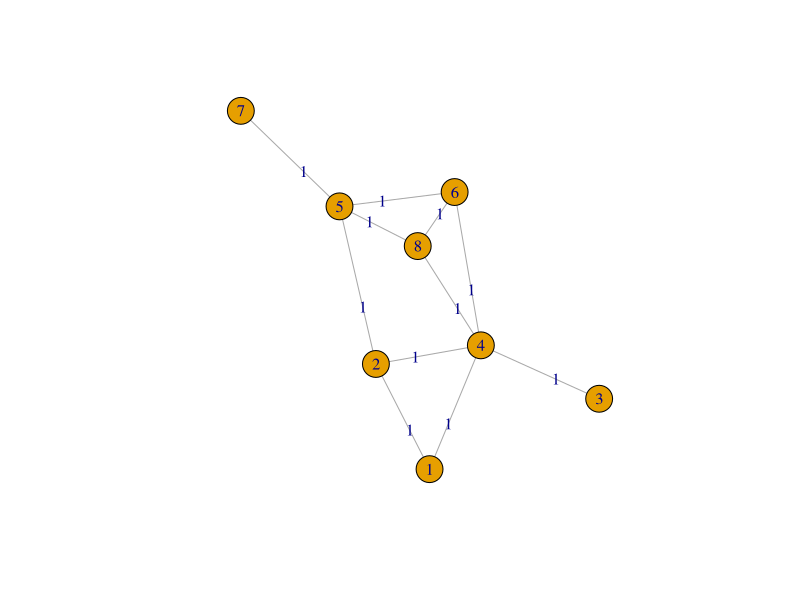
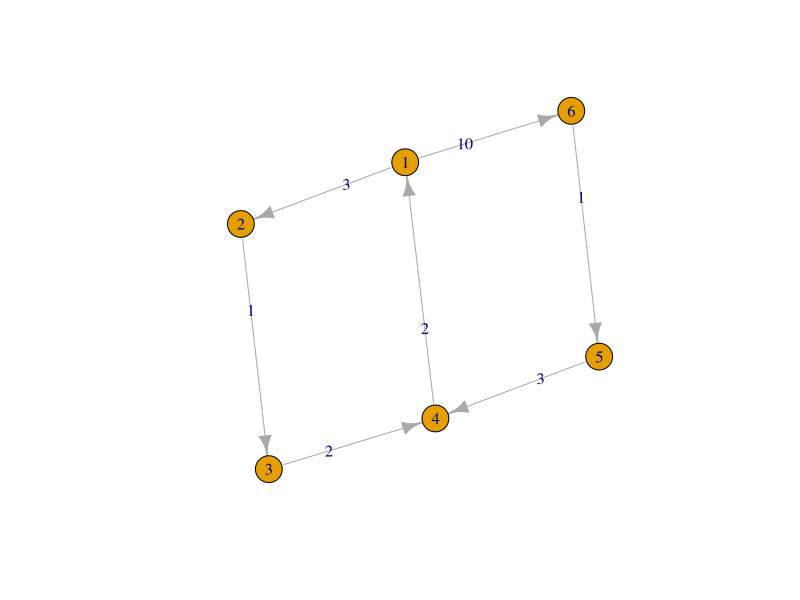
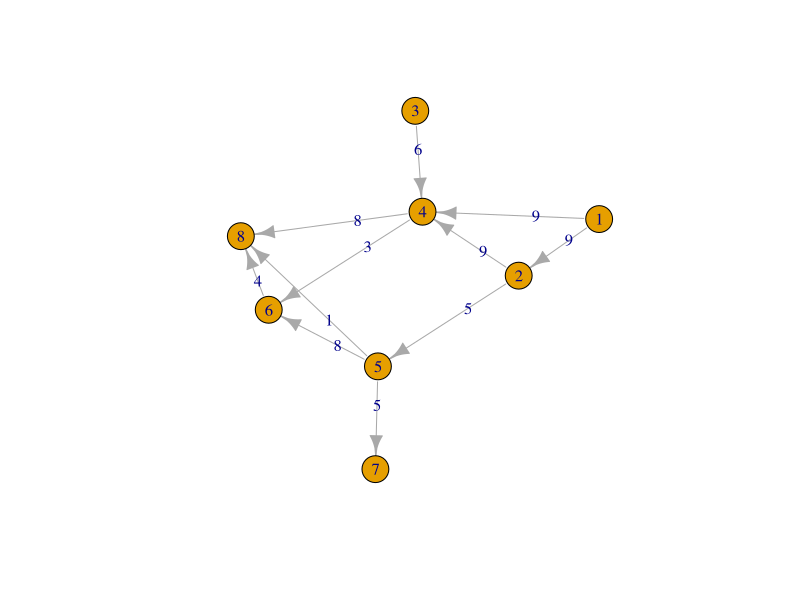

Source code (R) for these figures, in order:
# R-package to plot and work with graphs
library(igraph)

# example 1: adjacency matrix of undirected graph
m = matrix(0, 8, 8)
m[1,2] = m[2,1] = 1
m[1,4] = m[4,1] = 1
m[2,4] = m[4,2] = 1
m[2,5] = m[5,2] = 1
m[3,4] = m[4,3] = 1
m[4,6] = m[6,4] = 1
m[4,8] = m[8,4] = 1
m[5,6] = m[6,5] = 1
m[5,7] = m[7,5] = 1
m[5,8] = m[8,5] = 1
m[6,8] = m[8,6] = 1

g  = graph.adjacency(m, mode="undirected", weighted=T)
plot(g, edge.label=E(g)$weight)


# example 2: adjacency matrix of directed graph
g <- graph( c(1,2, 2,3, 3,4, 1,6, 6,5, 5,4, 4,1) )
E(g)$capacity <- c(3,1,2,10,1,3,2)
plot(g, edge.label=E(g)$capacity)
graph.maxflow(g, 1, 2)
graph.mincut(g, value.only=FALSE)
graph.mincut(g, 1, 2)


# example 3: directed graph (see example in lecture Beispiel with Ford-Fulkerson)
m = matrix(0, 8, 8)
m[1,2] = 9
m[1,4] = 9
m[2,4] = 9
m[2,5] = 5
m[3,4] = 6
m[4,6] = 3
m[4,8] = 8
m[5,6] = 8
m[5,7] = 5
m[5,8] = 1
m[6,8] = 4

g = graph.adjacency(m, mode="directed", weighted=T)
plot(g, edge.label=E(g)$weight)
E(g)$capacity = E(g)$weight
graph.maxflow(g, 1, 8)
E(g)

